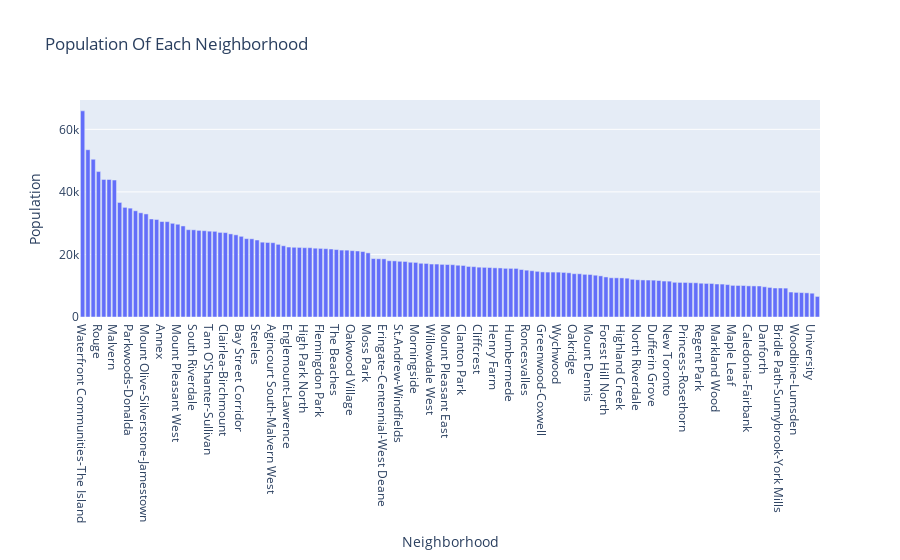

This figure's notebook cell:
### Code cell
px.bar(df_population,x='Neighborhood',y='Population',height=800,title='Population Of Each Neighborhood').update_xaxes(categoryorder='total descending')

### Figure 1 — Plotly figure (JSON) as saved in the notebook; plotly's stock layout.template omitted (floating-point values rounded to 4 significant figures; data arrays with more than 128 entries replaced by an {"elided": "..."} marker saying what was removed)
{"data": [{"alignmentgroup": "True", "hovertemplate": "Neighborhood=%{x}<br>Population=%{y}<extra></extra>", "legendgroup": "", "marker": {"color": "#636efa"}, "name": "", "offsetgroup": "", "orientation": "v", "showlegend": false, "textposition": "auto", "type": "bar", "x": {"elided": "140 str values"}, "xaxis": "x", "y": {"elided": "140 int values"}, "yaxis": "y"}], "layout": {"autosize": true, "barmode": "relative", "legend": {"tracegroupgap": 0}, "title": {"text": "Population Of Each Neighborhood"}, "xaxis": {"anchor": "y", "autorange": true, "categoryorder": "total descending", "domain": [0, 1], "range": [-0.5, 139.5], "title": {"text": "Neighborhood"}, "type": "category"}, "yaxis": {"anchor": "x", "autorange": true, "domain": [0, 1], "range": [0, 69380.0], "title": {"text": "Population"}, "type": "linear"}}}
